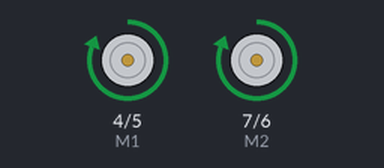
This sketch was run on a simulated Arduino Uno, built with avr-gcc and run on an emulated ATmega328P. Shown: direction and speed pins drawn as motors (green arrow = direction pin HIGH = forward, orange = LOW = backward, longer = more drive).

Above: at 2.4 s.
At 6.4 s:
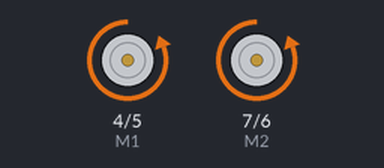
Timing chart, 0 to 9.1 s (numbered marks = the images above):
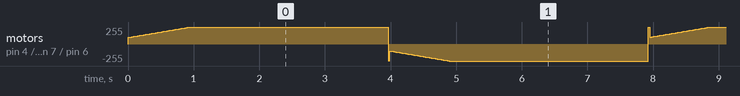

Measured:
- by itself, motor on pin 7 (M2) / pin 6 (E2): moves between backward 255/255 and forward 255/255, repeating every 7.9 s

The sketch:

TestMotori.ino
```cpp
int E1 = 5;
int M1 = 4;
int E2 = 6;
int M2 = 7;

void setup()
{
    pinMode(M1, OUTPUT);
    pinMode(M2, OUTPUT);
}

void loop()
{

  int value;
  for(value = 100 ; value <= 255; value+=5)

  {
    digitalWrite(M1,HIGH);
    digitalWrite(M2, HIGH);
    analogWrite(E1, value);   //PWM Speed Control
    analogWrite(E2, value);   //PWM Speed Control
    delay(30);
  }
  delay(3000);
  for(value = 100 ; value <= 255; value+=5)
  {
  digitalWrite(M1,LOW);
  digitalWrite(M2,LOW);
  analogWrite(E1, value);   //PWM Speed Control
    analogWrite(E2, value);   //PWM Speed Control
    delay(30);
  }
  delay(3000);
}
```
